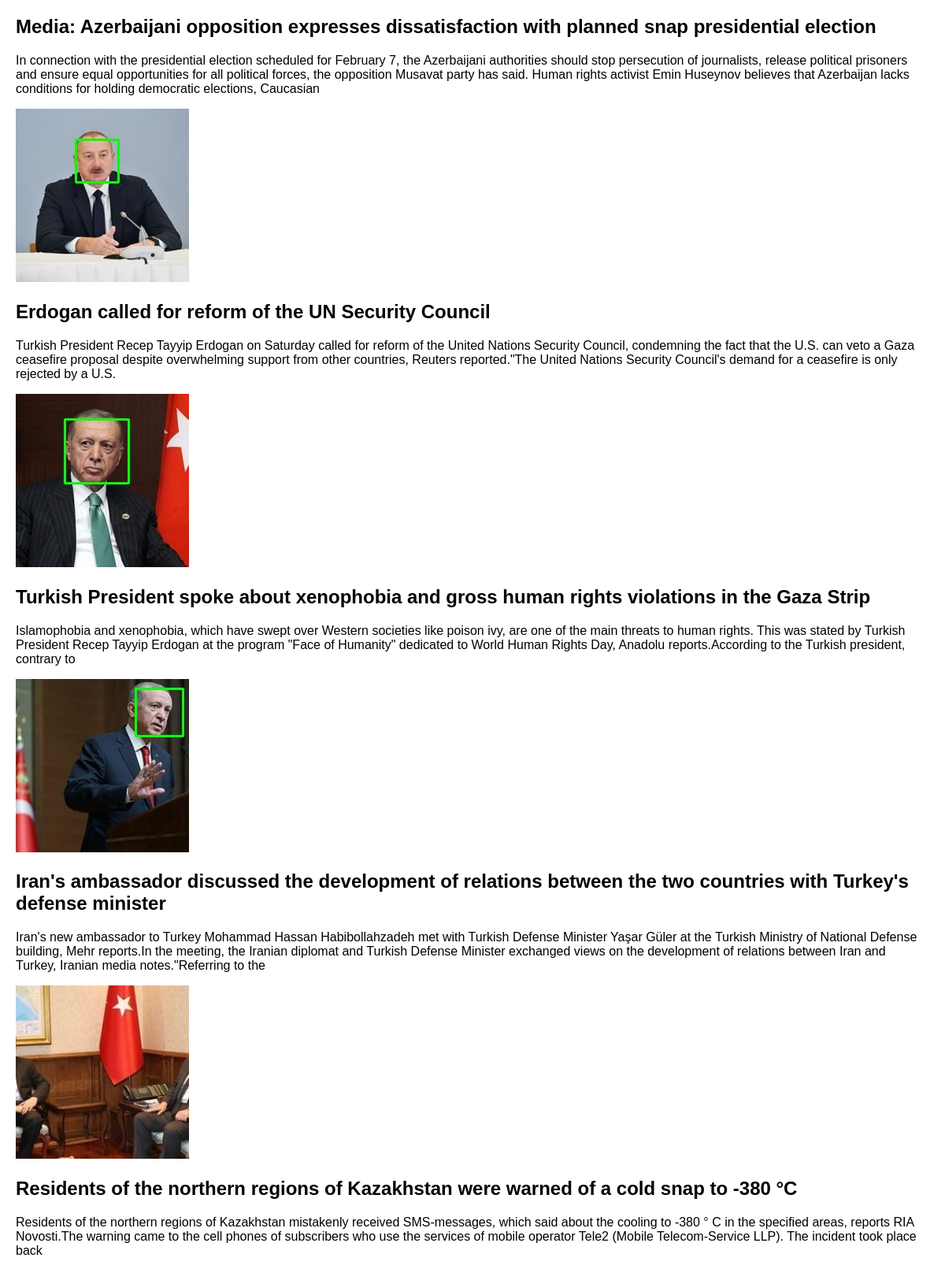
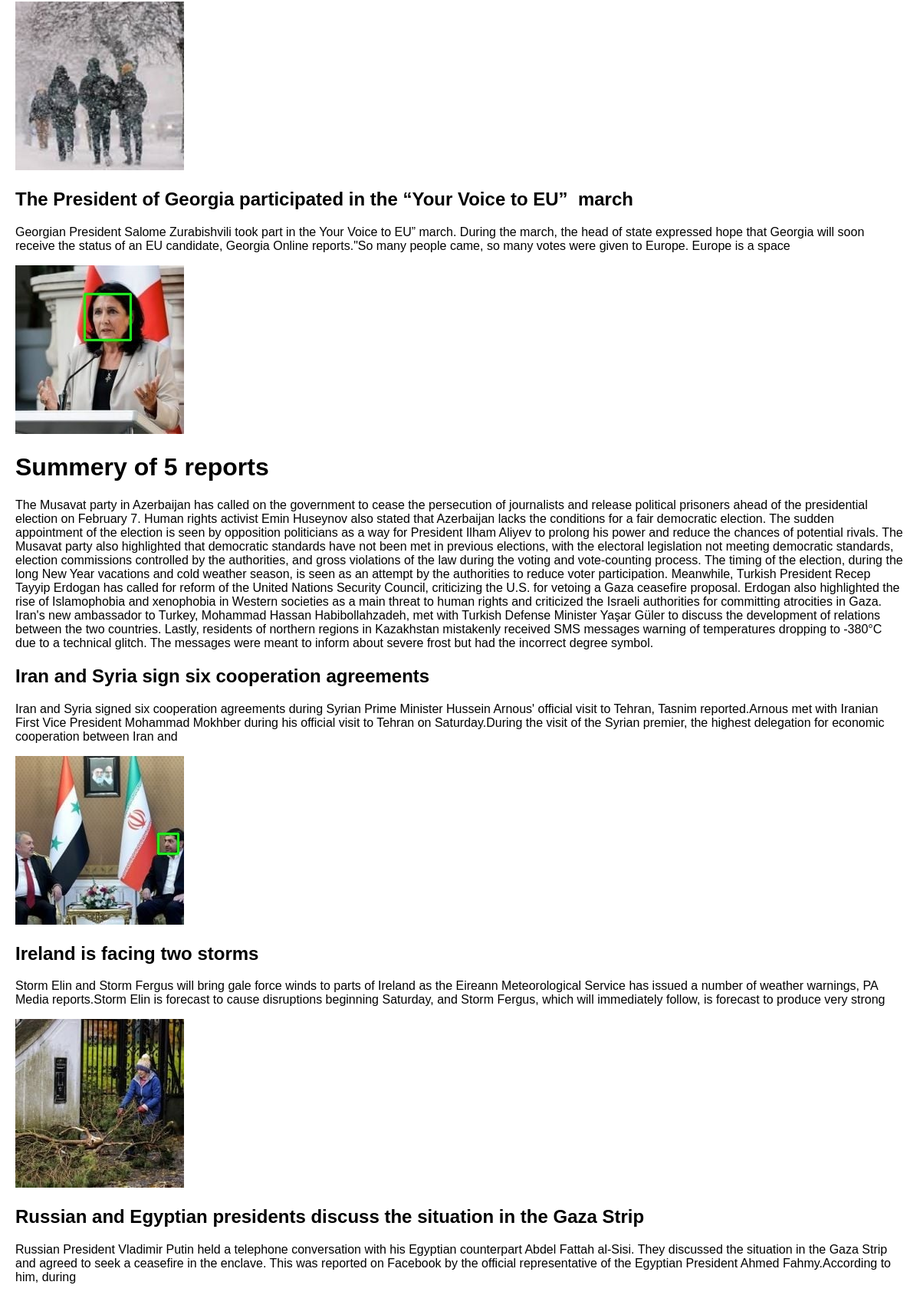
The page / (upper part) on the database its author committed (2 pictures, top to bottom).
### apps/news/models.py (models this page shows)
class ReportModel(models.Model):
    title = models.TextField()
    image = models.ImageField(upload_to='report_image/%Y/%m/%d/')
    text = models.TextField()
    sub_text = models.TextField()
    summary_report = models.TextField(null=True)

### apps/news/views.py (the view)
# urls.py: path('', ScrapeView.as_view(), name='scrape'),
class ScrapeView(TemplateView):
    template_name = 'index.html'
    def get(self, request, *args, **kwargs):
        if not ReportModel.objects.all().exists():
            scrapy_task.delay()
        reports = []
        for report in ReportModel.objects.all().order_by('id').values():
            sub_text = report['sub_text']
            report['sub_text'] = self.limit_to_50_words(sub_text)
            reports.append(report)
        return self.render_to_response(
            {
                'reports': reports
            }
        )
    @staticmethod
    def limit_to_50_words(text):
        words = text.split()
        limited_words = ' '.join(words[:50])
        return limited_words

### apps/news/templates/index.html (shortened to what this page needs)
<!DOCTYPE html>
{% load static %}
<html lang="en">
<head>
</head>
<body>
<div id="report-items" >
    {% for report in reports %}
        <div className="report-container">
            <h2>{{ report.title }}</h2>
            <p>{{ report.sub_text }}</p>
            <img src="/media/{{ report.image }}" alt="Report Image 1" className="report-image">
            {% if report.summary_report %}
                <div>
                    <h1>Summery of 5 reports</h1>
                    <p>{{ report.summary_report }}</p>
                </div>
            {% endif %}
        </div>
    {% endfor %}
</div>
</body>
</html>

### apps/news/templates/index.html (style rules this page uses)
body { font-family: Arial, sans-serif; margin: 20px; }

### rows shown on the page
ReportModel: title "Media: Azerbaijani opposition expresses dissatisfaction with planned snap presidential election", sub_text "In connection with the presidential election scheduled for February 7, the Azerbaijani authorities should stop persecution of journalists, release political prisoners and ensure equal opportunities for all political forces, the opposition Musavat party has said. Human rights activist Emin Huseynov believes that Azerbaijan lacks conditions for holding democratic elections, Caucasian", image (picture)
ReportModel: title "Erdogan called for reform of the UN Security Council", sub_text "Turkish President Recep Tayyip Erdogan on Saturday called for reform of the United Nations Security Council, condemning the fact that the U.S. can veto a Gaza ceasefire proposal despite overwhelming support from other countries, Reuters reported.\"The United Nations Security Council's demand for a ceasefire is only rejected by a U.S.", image (picture)
ReportModel: title "Turkish President spoke about xenophobia and gross human rights violations in the Gaza Strip", sub_text "Islamophobia and xenophobia, which have swept over Western societies like poison ivy, are one of the main threats to human rights. This was stated by Turkish President Recep Tayyip Erdogan at the program \"Face of Humanity\" dedicated to World Human Rights Day, Anadolu reports.According to the Turkish president, contrary to", image (picture)
ReportModel: title "Iran's ambassador discussed the development of relations between the two countries with Turkey's defense minister", sub_text "Iran's new ambassador to Turkey Mohammad Hassan Habibollahzadeh met with Turkish Defense Minister Yaşar Güler at the Turkish Ministry of National Defense building, Mehr reports.In the meeting, the Iranian diplomat and Turkish Defense Minister exchanged views on the development of relations between Iran and Turkey, Iranian media notes.\"Referring to the", image (picture)
ReportModel: title "Residents of the northern regions of Kazakhstan were warned of a cold snap to -380 °C", sub_text "Residents of the northern regions of Kazakhstan mistakenly received SMS-messages, which said about the cooling to -380 ° C in the specified areas, reports RIA Novosti.The warning came to the cell phones of subscribers who use the services of mobile operator Tele2 (Mobile Telecom-Service LLP). The incident took place back", image (picture)
ReportModel: title "The President of Georgia participated in the “Your Voice to EU” march", sub_text "Georgian President Salome Zurabishvili took part in the Your Voice to EU” march. During the march, the head of state expressed hope that Georgia will soon receive the status of an EU candidate, Georgia Online reports.\"So many people came, so many votes were given to Europe. Europe is a space", image (picture), summary_report "The Musavat party in Azerbaijan has called on the government to cease the persecution of journalists and release political prisoners ahead of the presidential election on February 7. Human rights activist Emin Huseynov also stated that Azerbaijan lacks the conditions for a fair democratic election. The sudden appointment of the election is seen by opposition politicians as a way for President Ilham Aliyev to prolong his power and reduce the chances of potential rivals. The Musavat party also highlighted that democratic standards have not been met in previous elections, with the electoral legislation not meeting democratic standards, election commissions controlled by the authorities, and…"
ReportModel: title "Iran and Syria sign six cooperation agreements", sub_text "Iran and Syria signed six cooperation agreements during Syrian Prime Minister Hussein Arnous' official visit to Tehran, Tasnim reported.Arnous met with Iranian First Vice President Mohammad Mokhber during his official visit to Tehran on Saturday.During the visit of the Syrian premier, the highest delegation for economic cooperation between Iran and", image (picture)
ReportModel: title "Ireland is facing two storms", sub_text "Storm Elin and Storm Fergus will bring gale force winds to parts of Ireland as the Eireann Meteorological Service has issued a number of weather warnings, PA Media reports.Storm Elin is forecast to cause disruptions beginning Saturday, and Storm Fergus, which will immediately follow, is forecast to produce very strong", image (picture)
ReportModel: title "Russian and Egyptian presidents discuss the situation in the Gaza Strip", sub_text "Russian President Vladimir Putin held a telephone conversation with his Egyptian counterpart Abdel Fattah al-Sisi. They discussed the situation in the Gaza Strip and agreed to seek a ceasefire in the enclave. This was reported on Facebook by the official representative of the Egyptian President Ahmed Fahmy.According to him, during"
